Frame 1 (no input): blank canvas, image omitted
Frame 60 (no input): blank canvas, image omitted
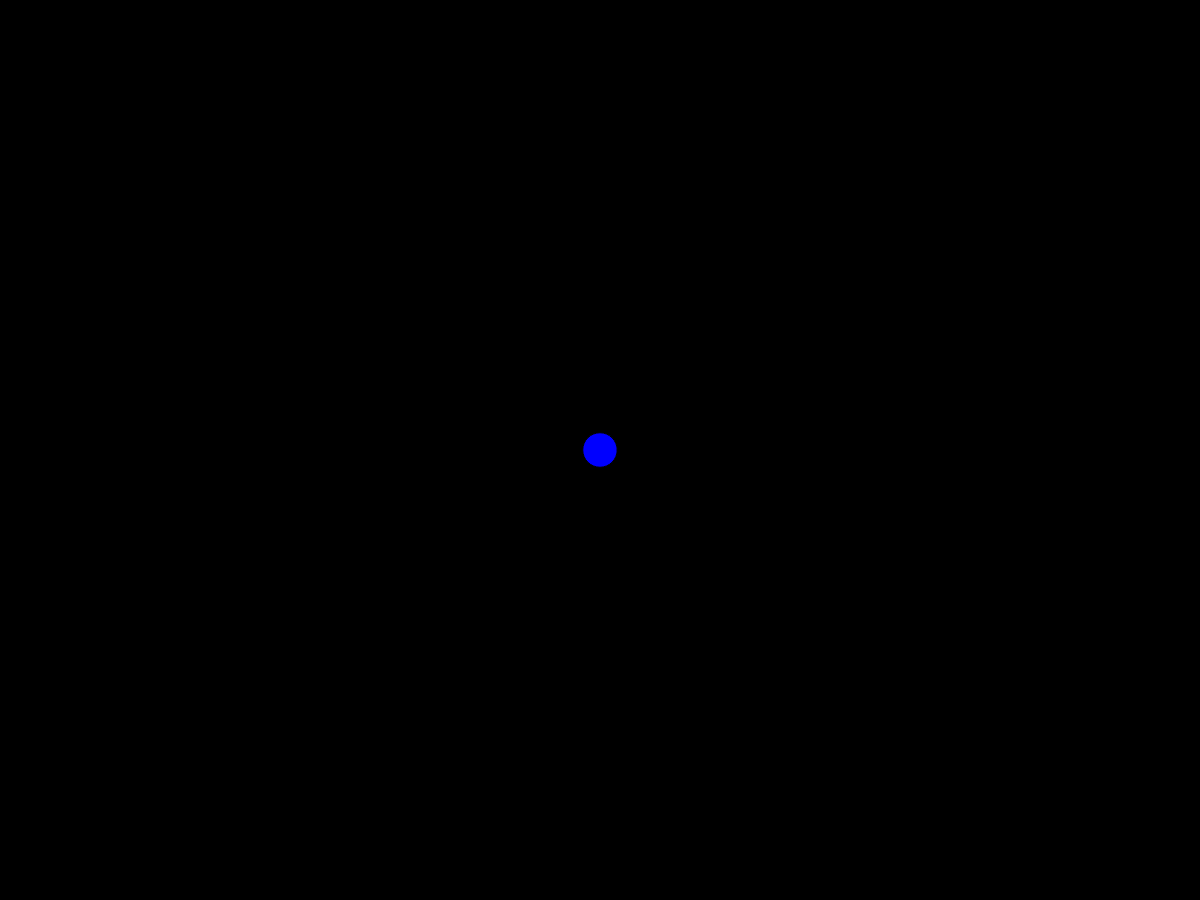
Frame 120 (the mouse pressed at the canvas centre since frame 60)

The p5.js sketch whose frames 1 and 60 were blank and that drew this single picture after the mouse press (run headless with seeded random() and noise() and a simulated clock; from frame 60 on, the mouse is pressed at the canvas centre):

// p5.js sketch
// ── sketch.js
var size = 5;
function setup(){
 createCanvas(1200, 900);
 background(0);
}
function draw(){
   if (mouseIsPressed){
     if (keyIsPressed){
       frameRate(10);
     }
     
     else  frameRate(60);
     
     var a = int(random(1, 10));
    
     if (a == 1){
       fill(0, 255, 187);
     }
     else if (a == 2){
       fill(102, 255, 102);
     }
     else if (a == 3){
       fill(204, 0, 255);
     }
     else if (a == 4){
       fill(051, 255, 255);
     }
     else if (a == 5){
       fill(255, 255, 0);
     }
     else if (a == 6){
       fill(0, 0, 255);
     }
    
     ellipse(mouseX, mouseY, size, size);
     size = size + 0.5;
    
 
  }
  else  size=5;
 
  
}
